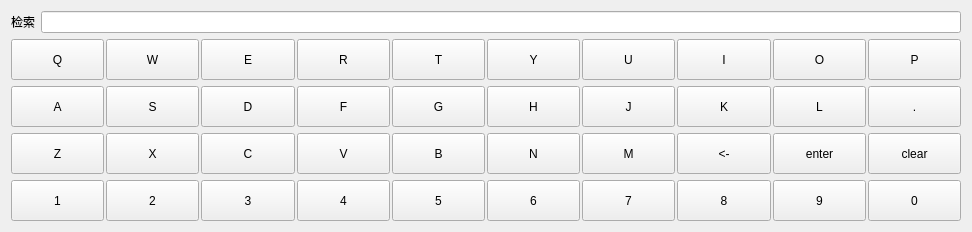
<?xml version="1.0" encoding="UTF-8"?>
<ui version="4.0">
 <class>bianma_cook</class>
 <widget class="QWidget" name="bianma_cook">
  <property name="geometry">
   <rect>
    <x>0</x>
    <y>0</y>
    <width>972</width>
    <height>232</height>
   </rect>
  </property>
  <property name="windowTitle">
   <string>Dialog</string>
  </property>
  <property name="styleSheet">
   <string notr="true"/>
  </property>
  <layout class="QVBoxLayout" name="verticalLayout" stretch="0,1">
   <item>
    <layout class="QHBoxLayout" name="horizontalLayout" stretch="0,1">
     <item>
      <widget class="QLabel" name="label">
       <property name="sizePolicy">
        <sizepolicy hsizetype="Expanding" vsizetype="Expanding">
         <horstretch>0</horstretch>
         <verstretch>0</verstretch>
        </sizepolicy>
       </property>
       <property name="minimumSize">
        <size>
         <width>0</width>
         <height>0</height>
        </size>
       </property>
       <property name="styleSheet">
        <string notr="true"/>
       </property>
       <property name="text">
        <string>检索</string>
       </property>
       <property name="wordWrap">
        <bool>true</bool>
       </property>
      </widget>
     </item>
     <item>
      <widget class="QLineEdit" name="lineEdit">
       <property name="minimumSize">
        <size>
         <width>0</width>
         <height>0</height>
        </size>
       </property>
      </widget>
     </item>
    </layout>
   </item>
   <item>
    <layout class="QGridLayout" name="gridLayout">
     <property name="horizontalSpacing">
      <number>2</number>
     </property>
     <item row="1" column="4">
      <widget class="QPushButton" name="pushButton_11">
       <property name="sizePolicy">
        <sizepolicy hsizetype="Expanding" vsizetype="Expanding">
         <horstretch>0</horstretch>
         <verstretch>0</verstretch>
        </sizepolicy>
       </property>
       <property name="minimumSize">
        <size>
         <width>0</width>
         <height>0</height>
        </size>
       </property>
       <property name="focusPolicy">
        <enum>Qt::StrongFocus</enum>
       </property>
       <property name="text">
        <string>G</string>
       </property>
       <property name="outer_stylesheet" stdset="0">
        <string>pushbutton_key</string>
       </property>
      </widget>
     </item>
     <item row="2" column="4">
      <widget class="QPushButton" name="pushButton_20">
       <property name="sizePolicy">
        <sizepolicy hsizetype="Expanding" vsizetype="Expanding">
         <horstretch>0</horstretch>
         <verstretch>0</verstretch>
        </sizepolicy>
       </property>
       <property name="minimumSize">
        <size>
         <width>0</width>
         <height>0</height>
        </size>
       </property>
       <property name="focusPolicy">
        <enum>Qt::StrongFocus</enum>
       </property>
       <property name="text">
        <string>B</string>
       </property>
       <property name="outer_stylesheet" stdset="0">
        <string>pushbutton_key</string>
       </property>
      </widget>
     </item>
     <item row="0" column="1">
      <widget class="QPushButton" name="pushButton_2">
       <property name="sizePolicy">
        <sizepolicy hsizetype="Expanding" vsizetype="Expanding">
         <horstretch>0</horstretch>
         <verstretch>0</verstretch>
        </sizepolicy>
       </property>
       <property name="minimumSize">
        <size>
         <width>0</width>
         <height>0</height>
        </size>
       </property>
       <property name="focusPolicy">
        <enum>Qt::StrongFocus</enum>
       </property>
       <property name="text">
        <string>W</string>
       </property>
       <property name="outer_stylesheet" stdset="0">
        <string>pushbutton_key</string>
       </property>
      </widget>
     </item>
     <item row="1" column="5">
      <widget class="QPushButton" name="pushButton_14">
       <property name="sizePolicy">
        <sizepolicy hsizetype="Expanding" vsizetype="Expanding">
         <horstretch>0</horstretch>
         <verstretch>0</verstretch>
        </sizepolicy>
       </property>
       <property name="minimumSize">
        <size>
         <width>0</width>
         <height>0</height>
        </size>
       </property>
       <property name="focusPolicy">
        <enum>Qt::StrongFocus</enum>
       </property>
       <property name="text">
        <string>H</string>
       </property>
       <property name="outer_stylesheet" stdset="0">
        <string>pushbutton_key</string>
       </property>
      </widget>
     </item>
     <item row="1" column="1">
      <widget class="QPushButton" name="pushButton_13">
       <property name="sizePolicy">
        <sizepolicy hsizetype="Expanding" vsizetype="Expanding">
         <horstretch>0</horstretch>
         <verstretch>0</verstretch>
        </sizepolicy>
       </property>
       <property name="minimumSize">
        <size>
         <width>0</width>
         <height>0</height>
        </size>
       </property>
       <property name="focusPolicy">
        <enum>Qt::StrongFocus</enum>
       </property>
       <property name="text">
        <string>S</string>
       </property>
       <property name="outer_stylesheet" stdset="0">
        <string>pushbutton_key</string>
       </property>
      </widget>
     </item>
     <item row="2" column="1">
      <widget class="QPushButton" name="pushButton_22">
       <property name="sizePolicy">
        <sizepolicy hsizetype="Expanding" vsizetype="Expanding">
         <horstretch>0</horstretch>
         <verstretch>0</verstretch>
        </sizepolicy>
       </property>
       <property name="minimumSize">
        <size>
         <width>0</width>
         <height>0</height>
        </size>
       </property>
       <property name="focusPolicy">
        <enum>Qt::StrongFocus</enum>
       </property>
       <property name="text">
        <string>X</string>
       </property>
       <property name="outer_stylesheet" stdset="0">
        <string>pushbutton_key</string>
       </property>
      </widget>
     </item>
     <item row="0" column="2">
      <widget class="QPushButton" name="pushButton_3">
       <property name="sizePolicy">
        <sizepolicy hsizetype="Expanding" vsizetype="Expanding">
         <horstretch>0</horstretch>
         <verstretch>0</verstretch>
        </sizepolicy>
       </property>
       <property name="minimumSize">
        <size>
         <width>0</width>
         <height>0</height>
        </size>
       </property>
       <property name="focusPolicy">
        <enum>Qt::StrongFocus</enum>
       </property>
       <property name="text">
        <string>E</string>
       </property>
       <property name="outer_stylesheet" stdset="0">
        <string>pushbutton_key</string>
       </property>
      </widget>
     </item>
     <item row="2" column="6">
      <widget class="QPushButton" name="pushButton_21">
       <property name="sizePolicy">
        <sizepolicy hsizetype="Expanding" vsizetype="Expanding">
         <horstretch>0</horstretch>
         <verstretch>0</verstretch>
        </sizepolicy>
       </property>
       <property name="minimumSize">
        <size>
         <width>0</width>
         <height>0</height>
        </size>
       </property>
       <property name="focusPolicy">
        <enum>Qt::StrongFocus</enum>
       </property>
       <property name="text">
        <string>M</string>
       </property>
       <property name="outer_stylesheet" stdset="0">
        <string>pushbutton_key</string>
       </property>
      </widget>
     </item>
     <item row="1" column="3">
      <widget class="QPushButton" name="pushButton_17">
       <property name="sizePolicy">
        <sizepolicy hsizetype="Expanding" vsizetype="Expanding">
         <horstretch>0</horstretch>
         <verstretch>0</verstretch>
        </sizepolicy>
       </property>
       <property name="minimumSize">
        <size>
         <width>0</width>
         <height>0</height>
        </size>
       </property>
       <property name="focusPolicy">
        <enum>Qt::StrongFocus</enum>
       </property>
       <property name="text">
        <string>F</string>
       </property>
       <property name="outer_stylesheet" stdset="0">
        <string>pushbutton_key</string>
       </property>
      </widget>
     </item>
     <item row="2" column="7">
      <widget class="QPushButton" name="pushButton_25">
       <property name="sizePolicy">
        <sizepolicy hsizetype="Expanding" vsizetype="Expanding">
         <horstretch>0</horstretch>
         <verstretch>0</verstretch>
        </sizepolicy>
       </property>
       <property name="minimumSize">
        <size>
         <width>0</width>
         <height>0</height>
        </size>
       </property>
       <property name="focusPolicy">
        <enum>Qt::StrongFocus</enum>
       </property>
       <property name="text">
        <string>&lt;-</string>
       </property>
       <property name="outer_stylesheet" stdset="0">
        <string>pushbutton_key</string>
       </property>
      </widget>
     </item>
     <item row="2" column="2">
      <widget class="QPushButton" name="pushButton_19">
       <property name="sizePolicy">
        <sizepolicy hsizetype="Expanding" vsizetype="Expanding">
         <horstretch>0</horstretch>
         <verstretch>0</verstretch>
        </sizepolicy>
       </property>
       <property name="minimumSize">
        <size>
         <width>0</width>
         <height>0</height>
        </size>
       </property>
       <property name="focusPolicy">
        <enum>Qt::StrongFocus</enum>
       </property>
       <property name="text">
        <string>C</string>
       </property>
       <property name="outer_stylesheet" stdset="0">
        <string>pushbutton_key</string>
       </property>
      </widget>
     </item>
     <item row="0" column="6">
      <widget class="QPushButton" name="pushButton_7">
       <property name="sizePolicy">
        <sizepolicy hsizetype="Expanding" vsizetype="Expanding">
         <horstretch>0</horstretch>
         <verstretch>0</verstretch>
        </sizepolicy>
       </property>
       <property name="minimumSize">
        <size>
         <width>0</width>
         <height>0</height>
        </size>
       </property>
       <property name="focusPolicy">
        <enum>Qt::StrongFocus</enum>
       </property>
       <property name="text">
        <string>U</string>
       </property>
       <property name="outer_stylesheet" stdset="0">
        <string>pushbutton_key</string>
       </property>
      </widget>
     </item>
     <item row="3" column="0">
      <widget class="QPushButton" name="pushButton_31">
       <property name="sizePolicy">
        <sizepolicy hsizetype="Expanding" vsizetype="Expanding">
         <horstretch>0</horstretch>
         <verstretch>0</verstretch>
        </sizepolicy>
       </property>
       <property name="minimumSize">
        <size>
         <width>0</width>
         <height>0</height>
        </size>
       </property>
       <property name="focusPolicy">
        <enum>Qt::StrongFocus</enum>
       </property>
       <property name="text">
        <string>1</string>
       </property>
       <property name="outer_stylesheet" stdset="0">
        <string>pushbutton_key</string>
       </property>
      </widget>
     </item>
     <item row="1" column="6">
      <widget class="QPushButton" name="pushButton_12">
       <property name="sizePolicy">
        <sizepolicy hsizetype="Expanding" vsizetype="Expanding">
         <horstretch>0</horstretch>
         <verstretch>0</verstretch>
        </sizepolicy>
       </property>
       <property name="minimumSize">
        <size>
         <width>0</width>
         <height>0</height>
        </size>
       </property>
       <property name="focusPolicy">
        <enum>Qt::StrongFocus</enum>
       </property>
       <property name="text">
        <string>J</string>
       </property>
       <property name="outer_stylesheet" stdset="0">
        <string>pushbutton_key</string>
       </property>
      </widget>
     </item>
     <item row="0" column="5">
      <widget class="QPushButton" name="pushButton_6">
       <property name="sizePolicy">
        <sizepolicy hsizetype="Expanding" vsizetype="Expanding">
         <horstretch>0</horstretch>
         <verstretch>0</verstretch>
        </sizepolicy>
       </property>
       <property name="minimumSize">
        <size>
         <width>0</width>
         <height>0</height>
        </size>
       </property>
       <property name="focusPolicy">
        <enum>Qt::StrongFocus</enum>
       </property>
       <property name="text">
        <string>Y</string>
       </property>
       <property name="outer_stylesheet" stdset="0">
        <string>pushbutton_key</string>
       </property>
      </widget>
     </item>
     <item row="0" column="9">
      <widget class="QPushButton" name="pushButton_28">
       <property name="sizePolicy">
        <sizepolicy hsizetype="Expanding" vsizetype="Expanding">
         <horstretch>0</horstretch>
         <verstretch>0</verstretch>
        </sizepolicy>
       </property>
       <property name="minimumSize">
        <size>
         <width>0</width>
         <height>0</height>
        </size>
       </property>
       <property name="focusPolicy">
        <enum>Qt::StrongFocus</enum>
       </property>
       <property name="text">
        <string>P</string>
       </property>
       <property name="outer_stylesheet" stdset="0">
        <string>pushbutton_key</string>
       </property>
      </widget>
     </item>
     <item row="3" column="8">
      <widget class="QPushButton" name="pushButton_39">
       <property name="sizePolicy">
        <sizepolicy hsizetype="Expanding" vsizetype="Expanding">
         <horstretch>0</horstretch>
         <verstretch>0</verstretch>
        </sizepolicy>
       </property>
       <property name="minimumSize">
        <size>
         <width>0</width>
         <height>0</height>
        </size>
       </property>
       <property name="focusPolicy">
        <enum>Qt::StrongFocus</enum>
       </property>
       <property name="text">
        <string>9</string>
       </property>
       <property name="outer_stylesheet" stdset="0">
        <string>pushbutton_key</string>
       </property>
      </widget>
     </item>
     <item row="1" column="0">
      <widget class="QPushButton" name="pushButton_15">
       <property name="sizePolicy">
        <sizepolicy hsizetype="Expanding" vsizetype="Expanding">
         <horstretch>0</horstretch>
         <verstretch>0</verstretch>
        </sizepolicy>
       </property>
       <property name="minimumSize">
        <size>
         <width>0</width>
         <height>0</height>
        </size>
       </property>
       <property name="focusPolicy">
        <enum>Qt::StrongFocus</enum>
       </property>
       <property name="text">
        <string>A</string>
       </property>
       <property name="outer_stylesheet" stdset="0">
        <string>pushbutton_key</string>
       </property>
      </widget>
     </item>
     <item row="2" column="0">
      <widget class="QPushButton" name="pushButton_24">
       <property name="sizePolicy">
        <sizepolicy hsizetype="Expanding" vsizetype="Expanding">
         <horstretch>0</horstretch>
         <verstretch>0</verstretch>
        </sizepolicy>
       </property>
       <property name="minimumSize">
        <size>
         <width>0</width>
         <height>0</height>
        </size>
       </property>
       <property name="focusPolicy">
        <enum>Qt::StrongFocus</enum>
       </property>
       <property name="text">
        <string>Z</string>
       </property>
       <property name="outer_stylesheet" stdset="0">
        <string>pushbutton_key</string>
       </property>
      </widget>
     </item>
     <item row="3" column="3">
      <widget class="QPushButton" name="pushButton_34">
       <property name="sizePolicy">
        <sizepolicy hsizetype="Expanding" vsizetype="Expanding">
         <horstretch>0</horstretch>
         <verstretch>0</verstretch>
        </sizepolicy>
       </property>
       <property name="minimumSize">
        <size>
         <width>0</width>
         <height>0</height>
        </size>
       </property>
       <property name="focusPolicy">
        <enum>Qt::StrongFocus</enum>
       </property>
       <property name="text">
        <string>4</string>
       </property>
       <property name="outer_stylesheet" stdset="0">
        <string>pushbutton_key</string>
       </property>
      </widget>
     </item>
     <item row="1" column="2">
      <widget class="QPushButton" name="pushButton_10">
       <property name="sizePolicy">
        <sizepolicy hsizetype="Expanding" vsizetype="Expanding">
         <horstretch>0</horstretch>
         <verstretch>0</verstretch>
        </sizepolicy>
       </property>
       <property name="minimumSize">
        <size>
         <width>0</width>
         <height>0</height>
        </size>
       </property>
       <property name="focusPolicy">
        <enum>Qt::StrongFocus</enum>
       </property>
       <property name="text">
        <string>D</string>
       </property>
       <property name="outer_stylesheet" stdset="0">
        <string>pushbutton_key</string>
       </property>
      </widget>
     </item>
     <item row="0" column="7">
      <widget class="QPushButton" name="pushButton_8">
       <property name="sizePolicy">
        <sizepolicy hsizetype="Expanding" vsizetype="Expanding">
         <horstretch>0</horstretch>
         <verstretch>0</verstretch>
        </sizepolicy>
       </property>
       <property name="minimumSize">
        <size>
         <width>0</width>
         <height>0</height>
        </size>
       </property>
       <property name="focusPolicy">
        <enum>Qt::StrongFocus</enum>
       </property>
       <property name="text">
        <string>I</string>
       </property>
       <property name="outer_stylesheet" stdset="0">
        <string>pushbutton_key</string>
       </property>
      </widget>
     </item>
     <item row="1" column="8">
      <widget class="QPushButton" name="pushButton_18">
       <property name="sizePolicy">
        <sizepolicy hsizetype="Expanding" vsizetype="Expanding">
         <horstretch>0</horstretch>
         <verstretch>0</verstretch>
        </sizepolicy>
       </property>
       <property name="minimumSize">
        <size>
         <width>0</width>
         <height>0</height>
        </size>
       </property>
       <property name="focusPolicy">
        <enum>Qt::StrongFocus</enum>
       </property>
       <property name="text">
        <string>L</string>
       </property>
       <property name="outer_stylesheet" stdset="0">
        <string>pushbutton_key</string>
       </property>
      </widget>
     </item>
     <item row="3" column="2">
      <widget class="QPushButton" name="pushButton_33">
       <property name="sizePolicy">
        <sizepolicy hsizetype="Expanding" vsizetype="Expanding">
         <horstretch>0</horstretch>
         <verstretch>0</verstretch>
        </sizepolicy>
       </property>
       <property name="minimumSize">
        <size>
         <width>0</width>
         <height>0</height>
        </size>
       </property>
       <property name="focusPolicy">
        <enum>Qt::StrongFocus</enum>
       </property>
       <property name="text">
        <string>3</string>
       </property>
       <property name="outer_stylesheet" stdset="0">
        <string>pushbutton_key</string>
       </property>
      </widget>
     </item>
     <item row="2" column="3">
      <widget class="QPushButton" name="pushButton_26">
       <property name="sizePolicy">
        <sizepolicy hsizetype="Expanding" vsizetype="Expanding">
         <horstretch>0</horstretch>
         <verstretch>0</verstretch>
        </sizepolicy>
       </property>
       <property name="minimumSize">
        <size>
         <width>0</width>
         <height>0</height>
        </size>
       </property>
       <property name="focusPolicy">
        <enum>Qt::StrongFocus</enum>
       </property>
       <property name="text">
        <string>V</string>
       </property>
       <property name="outer_stylesheet" stdset="0">
        <string>pushbutton_key</string>
       </property>
      </widget>
     </item>
     <item row="0" column="0">
      <widget class="QPushButton" name="pushButton">
       <property name="sizePolicy">
        <sizepolicy hsizetype="Expanding" vsizetype="Expanding">
         <horstretch>0</horstretch>
         <verstretch>0</verstretch>
        </sizepolicy>
       </property>
       <property name="minimumSize">
        <size>
         <width>0</width>
         <height>0</height>
        </size>
       </property>
       <property name="focusPolicy">
        <enum>Qt::StrongFocus</enum>
       </property>
       <property name="text">
        <string>Q</string>
       </property>
       <property name="outer_stylesheet" stdset="0">
        <string>pushbutton_key</string>
       </property>
      </widget>
     </item>
     <item row="0" column="4">
      <widget class="QPushButton" name="pushButton_5">
       <property name="sizePolicy">
        <sizepolicy hsizetype="Expanding" vsizetype="Expanding">
         <horstretch>0</horstretch>
         <verstretch>0</verstretch>
        </sizepolicy>
       </property>
       <property name="minimumSize">
        <size>
         <width>0</width>
         <height>0</height>
        </size>
       </property>
       <property name="focusPolicy">
        <enum>Qt::StrongFocus</enum>
       </property>
       <property name="text">
        <string>T</string>
       </property>
       <property name="outer_stylesheet" stdset="0">
        <string>pushbutton_key</string>
       </property>
      </widget>
     </item>
     <item row="3" column="5">
      <widget class="QPushButton" name="pushButton_36">
       <property name="sizePolicy">
        <sizepolicy hsizetype="Expanding" vsizetype="Expanding">
         <horstretch>0</horstretch>
         <verstretch>0</verstretch>
        </sizepolicy>
       </property>
       <property name="minimumSize">
        <size>
         <width>0</width>
         <height>0</height>
        </size>
       </property>
       <property name="focusPolicy">
        <enum>Qt::StrongFocus</enum>
       </property>
       <property name="text">
        <string>6</string>
       </property>
       <property name="outer_stylesheet" stdset="0">
        <string>pushbutton_key</string>
       </property>
      </widget>
     </item>
     <item row="0" column="3">
      <widget class="QPushButton" name="pushButton_4">
       <property name="sizePolicy">
        <sizepolicy hsizetype="Expanding" vsizetype="Expanding">
         <horstretch>0</horstretch>
         <verstretch>0</verstretch>
        </sizepolicy>
       </property>
       <property name="minimumSize">
        <size>
         <width>0</width>
         <height>0</height>
        </size>
       </property>
       <property name="focusPolicy">
        <enum>Qt::StrongFocus</enum>
       </property>
       <property name="text">
        <string>R</string>
       </property>
       <property name="outer_stylesheet" stdset="0">
        <string>pushbutton_key</string>
       </property>
      </widget>
     </item>
     <item row="1" column="7">
      <widget class="QPushButton" name="pushButton_16">
       <property name="sizePolicy">
        <sizepolicy hsizetype="Expanding" vsizetype="Expanding">
         <horstretch>0</horstretch>
         <verstretch>0</verstretch>
        </sizepolicy>
       </property>
       <property name="minimumSize">
        <size>
         <width>0</width>
         <height>0</height>
        </size>
       </property>
       <property name="focusPolicy">
        <enum>Qt::StrongFocus</enum>
       </property>
       <property name="text">
        <string>K</string>
       </property>
       <property name="outer_stylesheet" stdset="0">
        <string>pushbutton_key</string>
       </property>
      </widget>
     </item>
     <item row="0" column="8">
      <widget class="QPushButton" name="pushButton_9">
       <property name="sizePolicy">
        <sizepolicy hsizetype="Expanding" vsizetype="Expanding">
         <horstretch>0</horstretch>
         <verstretch>0</verstretch>
        </sizepolicy>
       </property>
       <property name="minimumSize">
        <size>
         <width>0</width>
         <height>0</height>
        </size>
       </property>
       <property name="focusPolicy">
        <enum>Qt::StrongFocus</enum>
       </property>
       <property name="text">
        <string>O</string>
       </property>
       <property name="outer_stylesheet" stdset="0">
        <string>pushbutton_key</string>
       </property>
      </widget>
     </item>
     <item row="3" column="7">
      <widget class="QPushButton" name="pushButton_38">
       <property name="sizePolicy">
        <sizepolicy hsizetype="Expanding" vsizetype="Expanding">
         <horstretch>0</horstretch>
         <verstretch>0</verstretch>
        </sizepolicy>
       </property>
       <property name="minimumSize">
        <size>
         <width>0</width>
         <height>0</height>
        </size>
       </property>
       <property name="focusPolicy">
        <enum>Qt::StrongFocus</enum>
       </property>
       <property name="text">
        <string>8</string>
       </property>
       <property name="outer_stylesheet" stdset="0">
        <string>pushbutton_key</string>
       </property>
      </widget>
     </item>
     <item row="3" column="1">
      <widget class="QPushButton" name="pushButton_32">
       <property name="sizePolicy">
        <sizepolicy hsizetype="Expanding" vsizetype="Expanding">
         <horstretch>0</horstretch>
         <verstretch>0</verstretch>
        </sizepolicy>
       </property>
       <property name="minimumSize">
        <size>
         <width>0</width>
         <height>0</height>
        </size>
       </property>
       <property name="focusPolicy">
        <enum>Qt::StrongFocus</enum>
       </property>
       <property name="text">
        <string>2</string>
       </property>
       <property name="outer_stylesheet" stdset="0">
        <string>pushbutton_key</string>
       </property>
      </widget>
     </item>
     <item row="3" column="6">
      <widget class="QPushButton" name="pushButton_37">
       <property name="sizePolicy">
        <sizepolicy hsizetype="Expanding" vsizetype="Expanding">
         <horstretch>0</horstretch>
         <verstretch>0</verstretch>
        </sizepolicy>
       </property>
       <property name="minimumSize">
        <size>
         <width>0</width>
         <height>0</height>
        </size>
       </property>
       <property name="focusPolicy">
        <enum>Qt::StrongFocus</enum>
       </property>
       <property name="text">
        <string>7</string>
       </property>
       <property name="outer_stylesheet" stdset="0">
        <string>pushbutton_key</string>
       </property>
      </widget>
     </item>
     <item row="2" column="8">
      <widget class="QPushButton" name="pushButton_enter">
       <property name="sizePolicy">
        <sizepolicy hsizetype="Expanding" vsizetype="Expanding">
         <horstretch>0</horstretch>
         <verstretch>0</verstretch>
        </sizepolicy>
       </property>
       <property name="minimumSize">
        <size>
         <width>0</width>
         <height>0</height>
        </size>
       </property>
       <property name="focusPolicy">
        <enum>Qt::StrongFocus</enum>
       </property>
       <property name="styleSheet">
        <string notr="true"/>
       </property>
       <property name="text">
        <string>enter</string>
       </property>
       <property name="outer_stylesheet" stdset="0">
        <string>pushbutton_key</string>
       </property>
      </widget>
     </item>
     <item row="3" column="4">
      <widget class="QPushButton" name="pushButton_35">
       <property name="sizePolicy">
        <sizepolicy hsizetype="Expanding" vsizetype="Expanding">
         <horstretch>0</horstretch>
         <verstretch>0</verstretch>
        </sizepolicy>
       </property>
       <property name="minimumSize">
        <size>
         <width>0</width>
         <height>0</height>
        </size>
       </property>
       <property name="focusPolicy">
        <enum>Qt::StrongFocus</enum>
       </property>
       <property name="text">
        <string>5</string>
       </property>
       <property name="outer_stylesheet" stdset="0">
        <string>pushbutton_key</string>
       </property>
      </widget>
     </item>
     <item row="1" column="9">
      <widget class="QPushButton" name="pushButton_29">
       <property name="sizePolicy">
        <sizepolicy hsizetype="Expanding" vsizetype="Expanding">
         <horstretch>0</horstretch>
         <verstretch>0</verstretch>
        </sizepolicy>
       </property>
       <property name="minimumSize">
        <size>
         <width>0</width>
         <height>0</height>
        </size>
       </property>
       <property name="focusPolicy">
        <enum>Qt::StrongFocus</enum>
       </property>
       <property name="text">
        <string>.</string>
       </property>
       <property name="outer_stylesheet" stdset="0">
        <string>pushbutton_key</string>
       </property>
      </widget>
     </item>
     <item row="2" column="5">
      <widget class="QPushButton" name="pushButton_23">
       <property name="sizePolicy">
        <sizepolicy hsizetype="Expanding" vsizetype="Expanding">
         <horstretch>0</horstretch>
         <verstretch>0</verstretch>
        </sizepolicy>
       </property>
       <property name="minimumSize">
        <size>
         <width>0</width>
         <height>0</height>
        </size>
       </property>
       <property name="focusPolicy">
        <enum>Qt::StrongFocus</enum>
       </property>
       <property name="text">
        <string>N</string>
       </property>
       <property name="outer_stylesheet" stdset="0">
        <string>pushbutton_key</string>
       </property>
      </widget>
     </item>
     <item row="2" column="9">
      <widget class="QPushButton" name="pushButton_27">
       <property name="sizePolicy">
        <sizepolicy hsizetype="Expanding" vsizetype="Expanding">
         <horstretch>0</horstretch>
         <verstretch>0</verstretch>
        </sizepolicy>
       </property>
       <property name="minimumSize">
        <size>
         <width>0</width>
         <height>0</height>
        </size>
       </property>
       <property name="focusPolicy">
        <enum>Qt::StrongFocus</enum>
       </property>
       <property name="text">
        <string>clear</string>
       </property>
       <property name="outer_stylesheet" stdset="0">
        <string>pushbutton_key</string>
       </property>
      </widget>
     </item>
     <item row="3" column="9">
      <widget class="QPushButton" name="pushButton_30">
       <property name="sizePolicy">
        <sizepolicy hsizetype="Expanding" vsizetype="Expanding">
         <horstretch>0</horstretch>
         <verstretch>0</verstretch>
        </sizepolicy>
       </property>
       <property name="minimumSize">
        <size>
         <width>0</width>
         <height>0</height>
        </size>
       </property>
       <property name="focusPolicy">
        <enum>Qt::StrongFocus</enum>
       </property>
       <property name="text">
        <string>0</string>
       </property>
       <property name="outer_stylesheet" stdset="0">
        <string>pushbutton_key</string>
       </property>
      </widget>
     </item>
    </layout>
   </item>
  </layout>
 </widget>
 <resources/>
 <connections/>
</ui>
